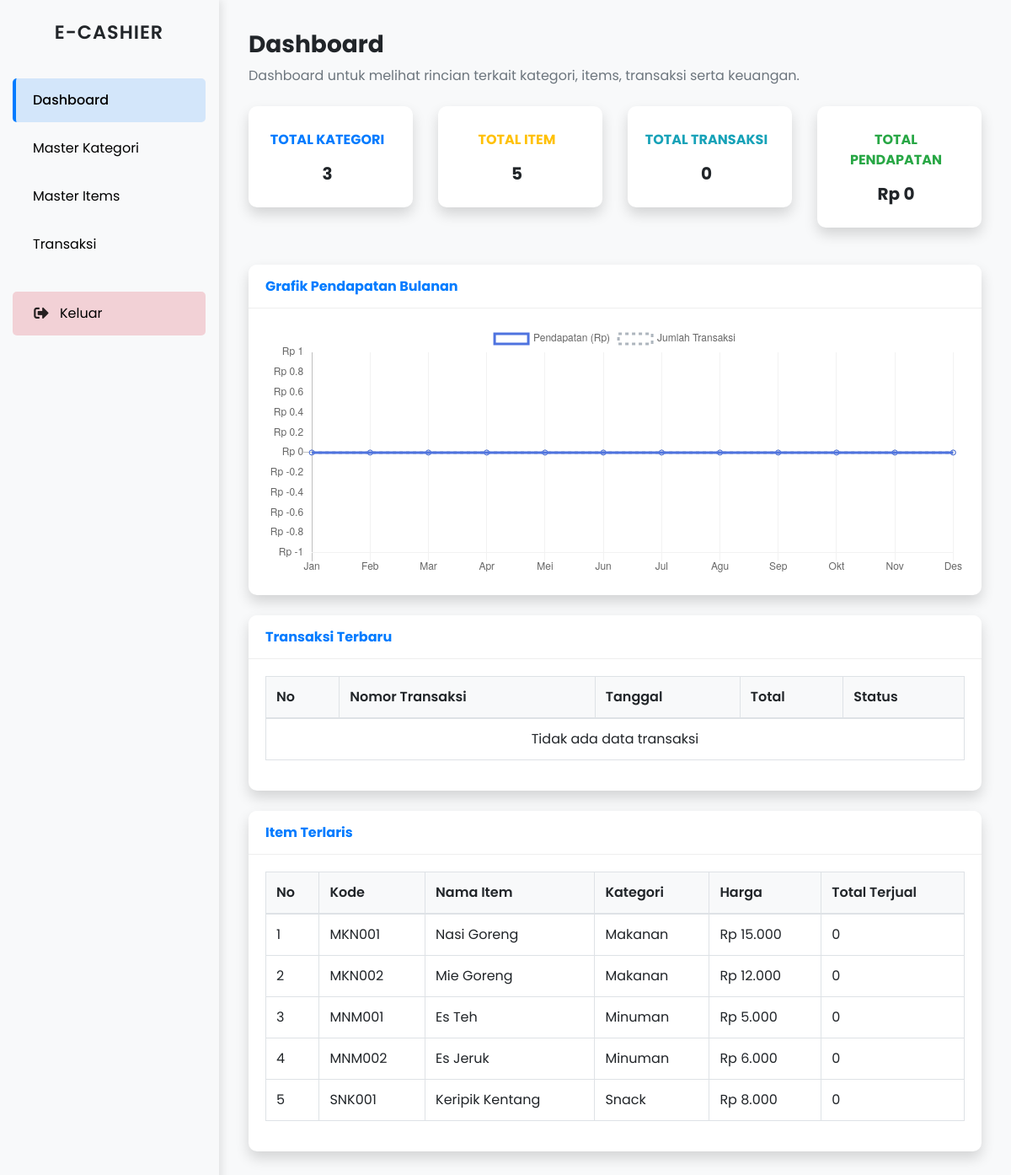
/index.php (signed in), run on an earlier commit of the app's database.
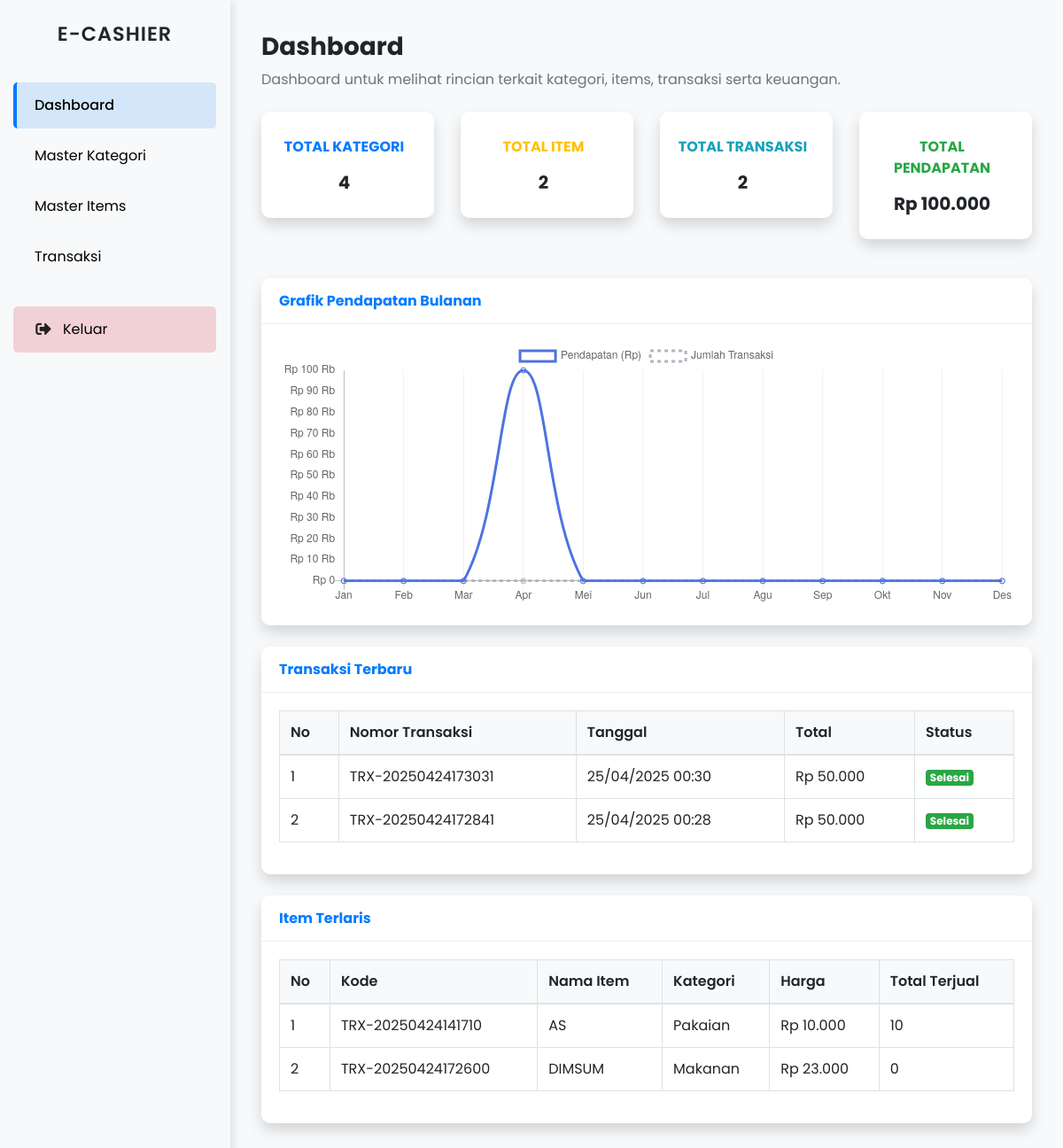
And on a later commit of the database.
### tables this page shows
CREATE TABLE `item` (
  `id` int NOT NULL,
  `kode_item` varchar(20) NOT NULL,
  `nama_item` varchar(100) NOT NULL,
  `kategori_id` int DEFAULT NULL,
  `harga` decimal(10,2) NOT NULL,
  `stok` int NOT NULL DEFAULT '0',
  `deskripsi` text,
  `created_at` timestamp NULL DEFAULT CURRENT_TIMESTAMP
);

CREATE TABLE `kategori` (
  `id` int NOT NULL,
  `nama_kategori` varchar(100) NOT NULL,
  `deskripsi` text,
  `created_at` timestamp NULL DEFAULT CURRENT_TIMESTAMP
);

CREATE TABLE `transaksi` (
  `id` int NOT NULL,
  `nomor_transaksi` varchar(20) NOT NULL,
  `tanggal` datetime DEFAULT CURRENT_TIMESTAMP,
  `total` decimal(10,2) NOT NULL,
  `user_id` int DEFAULT NULL,
  `keterangan` text
);

### index.php (called while the page is built, shortened)
<?php
require_once 'config/database.php';
require_once 'includes/functions.php';
$page = isset($_GET['page']) ? $_GET['page'] : 'dashboard';
if ($page == 'dashboard') {
    $file_path = 'modules/dashboard/index.php';
} elseif ($page == 'kategori') {
    $file_path = 'modules/kategori/index.php';
} elseif ($page == 'kategori_tambah') {
    $file_path = 'modules/kategori/create.php';
} elseif ($page == 'kategori_edit') {
    $file_path = 'modules/kategori/edit.php';
} elseif ($page == 'item') {
    $file_path = 'modules/item/index.php';
} elseif ($page == 'item_tambah') {
    $file_path = 'modules/item/create.php';
} elseif ($page == 'item_edit') {
    $file_path = 'modules/item/edit.php';
} elseif ($page == 'transaksi') {
    $file_path = 'modules/transaksi/index.php';
} elseif ($page == 'cart') {
    $file_path = 'modules/transaksi/cart.php';
} elseif ($page == 'history') {
    $file_path = 'modules/transaksi/history.php';
} elseif ($page == 'transaksi_detail') {
    $file_path = 'modules/transaksi/detail.php';
} else {
    $file_path = 'modules/dashboard/index.php';
}
include_once 'includes/header.php';
include_once 'includes/sidebar.php';
include($file_path);
include_once 'includes/footer.php';
?>

### includes/functions.php (called while the page is built, shortened)
<?php
function getTotalKategori() {
    global $conn;
    $query = "SELECT COUNT(*) as total FROM kategori";
    $result = mysqli_query($conn, $query);
    $data = mysqli_fetch_assoc($result);
    return $data['total'];
}
function getTotalItem() {
    global $conn;
    $query = "SELECT COUNT(*) as total FROM item";
    $result = mysqli_query($conn, $query);
    $data = mysqli_fetch_assoc($result);
    return $data['total'];
}
function getTotalTransaksi() {
    global $conn;
    $query = "SELECT COUNT(*) as total FROM transaksi";
    $result = mysqli_query($conn, $query);
    $row = mysqli_fetch_assoc($result);
    return $row['total'];
}
function getTotalPendapatan() {
    global $conn;
    $query = "SELECT SUM(td.harga * td.jumlah) as total
              FROM transaksi_detail td
              JOIN transaksi t ON td.transaksi_id = t.id";
    $result = mysqli_query($conn, $query);
    $row = mysqli_fetch_assoc($result);
    return $row['total'] ? $row['total'] : 0;
}
function formatRupiah($angka) {
    $angka = $angka ?? 0;
    return "Rp " . number_format($angka, 0, ',', '.');
}
?>

### modules/dashboard/index.php (the view, shortened to what this page needs)
<?php
$totalKategori = getTotalKategori();
$totalItem = getTotalItem();
$totalTransaksi = getTotalTransaksi();
$totalPendapatan = getTotalPendapatan();
$query_transaksi = "SELECT t.*, u.nama_lengkap
                    FROM transaksi t
                    LEFT JOIN users u ON t.user_id = u.id
                    ORDER BY t.tanggal DESC
                    LIMIT 5";
$result_transaksi = mysqli_query($conn, $query_transaksi);
$query_item = "SELECT i.*, k.nama_kategori as kategori_nama,
               SUM(td.jumlah) as total_terjual
               FROM item i
               LEFT JOIN kategori k ON i.kategori_id = k.id
               LEFT JOIN transaksi_detail td ON i.id = td.item_id
               GROUP BY i.id
               ORDER BY total_terjual DESC
               LIMIT 5";
$result_item = mysqli_query($conn, $query_item);
?>
<div class="container-fluid">
    <div class="row">
        <div class="col-12">
            <h1 class="h3 font-weight-bold text-gray-800">Dashboard</h1>
            <p class="mb-4 text-muted">Dashboard untuk melihat rincian terkait kategori, items, transaksi serta keuangan.</p>
        </div>
    </div>
    <div class="row">
        <div class="col-xl-3 col-md-6 mb-4">
            <div class="card border-left-primary shadow h-90 py-2">
                <div class="card-body">
                    <div class="row no-gutters align-items-center">
                        <div class="col mr-2">
                            <div class="text-xs font-weight-bold text-primary text-uppercase mb-1 text-center">
                                Total Kategori</div>
                            <div class="h5 mb-0 font-weight-bold text-gray-1000 text-center mt-3"><?php echo $totalKategori; ?></div>
                        </div>
                    </div>
                </div>
            </div>
        </div>
        <div class="col-xl-3 col-md-6 mb-4">
            <div class="card border-left-success shadow h-90 py-2">
                <div class="card-body">
                    <div class="row no-gutters align-items-center">
                        <div class="col mr-2">
                            <div class="text-xs font-weight-bold text-warning text-uppercase mb-1 text-center">
                                Total Item</div>
                            <div class="h5 mb-0 font-weight-bold text-gray-1000 text-center mt-3"><?php echo $totalItem; ?></div>
                        </div>
                    </div>
                </div>
            </div>
        </div>
        <div class="col-xl-3 col-md-6 mb-4">
            <div class="card border-left-info shadow h-90 py-2">
                <div class="card-body">
                    <div class="row no-gutters align-items-center">
                        <div class="col mr-2">
                            <div class="text-xs font-weight-bold text-info text-uppercase mb-1 text-center">
                                Total Transaksi</div>
                            <div class="h5 mb-0 font-weight-bold text-gray-1000 text-center mt-3"><?php echo $totalTransaksi; ?></div>
                        </div>
                    </div>
                </div>
            </div>
        </div>
        <div class="col-xl-3 col-md-6 mb-4">
            <div class="card border-left-warning shadow h-90 py-2">
                <div class="card-body">
                    <div class="row no-gutters align-items-center">
                        <div class="col mr-2">
                            <div class="text-xs font-weight-bold text-success text-uppercase mb-1 text-center">
                                Total Pendapatan</div>
                            <div class="h5 mb-0 font-weight-bold text-gray-1000 text-center mt-3"><?php echo formatRupiah($totalPendapatan); ?></div>
                        </div>
                    </div>
                </div>
            </div>
        </div>
    </div>
    <div class="row">
        <div class="col-12">
            <div class="card shadow mb-4">
                <div class="card-header py-3">
                    <h6 class="m-0 font-weight-bold text-primary">Grafik Pendapatan Bulanan</h6>
                </div>
                <div class="card-body">
                    <div class="chart-container" style="position: relative; height:300px;">
                        <canvas id="chartjs-line"></canvas>
                    </div>
                </div>
            </div>
        </div>
    </div>
    <div class="row">
        <div class="col-12">
            <div class="card shadow mb-4">
                <div class="card-header py-3">
                    <h6 class="m-0 font-weight-bold text-primary">Transaksi Terbaru</h6>
                </div>
                <div class="card-body">
                    <div class="table-responsive">
                        <table class="table table-bordered" width="100%" cellspacing="0">
                            <thead>
                                <tr>
                                    <th>No</th>
                                    <th>Nomor Transaksi</th>
                                    <th>Tanggal</th>
                                    <th>Total</th>
                                    <th>Status</th>
                                </tr>
                            </thead>
                            <tbody>
                                <?php
                                if (mysqli_num_rows($result_transaksi) > 0) {
                                    $no = 1;
                                    while ($row = mysqli_fetch_assoc($result_transaksi)) {
                                        echo "<tr>";
                                        echo "<td>" . $no++ . "</td>";
                                        echo "<td>" . $row['nomor_transaksi'] . "</td>";
                                        echo "<td>" . date('d/m/Y H:i', strtotime($row['tanggal'])) . "</td>";
                                        echo "<td>" . formatRupiah(isset($row['total']) ? $row['total'] : 0) . "</td>";
                                        $status = isset($row['status']) ? $row['status'] : 'selesai';
                                        echo "<td><span class='badge badge-" . ($status == 'selesai' ? 'success' : 'warning') . "'>" . ucfirst($status) . "</span></td>";
                                        echo "</tr>";
                                    }
                                } else {
                                    echo "<tr><td colspan='6' class='text-center'>Tidak ada data transaksi</td></tr>";
                                }
                                ?>
                            </tbody>
                        </table>
                    </div>
                </div>
            </div>
        </div>
    </div>
    <div class="row">
        <div class="col-12">
            <div class="card shadow mb-4">
                <div class="card-header py-3">
                    <h6 class="m-0 font-weight-bold text-primary">Item Terlaris</h6>
                </div>
                <div class="card-body">
                    <div class="table-responsive">
                        <table class="table table-bordered" width="100%" cellspacing="0">
                            <thead>
                                <tr>
                                    <th>No</th>
                                    <th>Kode</th>
                                    <th>Nama Item</th>
                                    <th>Kategori</th>
                                    <th>Harga</th>
                                    <th>Total Terjual</th>
                                </tr>
                            </thead>
                            <tbody>
                                <?php
                                if (mysqli_num_rows($result_item) > 0) {
                                    $no = 1;
                                    while ($row = mysqli_fetch_assoc($result_item)) {
                                        echo "<tr>";
                                        echo "<td>" . $no++ . "</td>";
                                        echo "<td>" . ($row['kode_item'] ?? 'N/A') . "</td>";
                                        echo "<td>" . ($row['nama_item'] ?? 'N/A') . "</td>";
                                        echo "<td>" . ($row['kategori_nama'] ?? 'N/A') . "</td>";
                                        echo "<td>" . formatRupiah($row['harga'] ?? 0) . "</td>";
                                        echo "<td>" . ($row['total_terjual'] ?? 0) . "</td>";
                                        echo "</tr>";
                                    }
                                } else {
                                    echo "<tr><td colspan='6' class='text-center'>Tidak ada data item</td></tr>";
                                }
                                ?>
                            </tbody>
                        </table>
                    </div>
                </div>
            </div>
        </div>
    </div>
</div>

### includes/header.php (shortened to what this page needs)
<!DOCTYPE html>
<html lang="id">
<head>
    <link rel="stylesheet" href="https://cdn.jsdelivr.net/npm/bootstrap@4.6.0/dist/css/bootstrap.min.css">
    <link rel="stylesheet" href="https://cdnjs.cloudflare.com/ajax/libs/font-awesome/5.15.3/css/all.min.css">
</head>
<body>
    <div class="wrapper">
    </div>

### includes/sidebar.php
<?php
$current_page = isset($_GET['page']) ? $_GET['page'] : 'dashboard';
?>
<link rel="stylesheet" href="assets/css/navigation.css">
<nav id="sidebar" class="sidebar">
    <div class="sidebar-header">
        <h3>E-CASHIER</h3>
    </div>
    <ul class="list-unstyled components">
        <li>
            <a href="index.php?page=dashboard" class="<?php echo ($current_page == 'dashboard') ? 'active' : ''; ?>">
                Dashboard
            </a>
        </li>
        <li>
            <a href="index.php?page=kategori" class="<?php echo ($current_page == 'kategori' || $current_page == 'kategori_tambah' || $current_page == 'kategori_edit') ? 'active' : ''; ?>">
                Master Kategori
            </a>
        </li>
        <li>
            <a href="index.php?page=item" class="<?php echo ($current_page == 'item' || $current_page == 'item_tambah' || $current_page == 'item_edit') ? 'active' : ''; ?>">
                Master Items
            </a>
        </li>
        <li>
            <a href="index.php?page=transaksi" class="<?php echo ($current_page == 'transaksi' || $current_page == 'cart' || $current_page == 'checkout') ? 'active' : ''; ?>">
                Transaksi
            </a>
        </li>
        <li class="logout">
            <a href="modules/auth/logout.php">
                <i class="fas fa-sign-out-alt"></i> Keluar
            </a>
        </li>
    </ul>
</nav>
<div class="content">

### includes/footer.php (shortened to what this page needs)
</div>
</body>
</html>

### assets/css/navigation.css (style rules this page uses)
body { font-family: 'Poppins', sans-serif; background-color: #f8f9fa; overflow-x: hidden; margin: 0; padding: 0; }
.wrapper { display: flex; width: 100%; align-items: stretch; }
#sidebar { min-width: 260px; max-width: 260px; background: color(#ffffff); transition: all 0.3s ease; height: 100%; position: fixed; top: 0; left: 0; z-index: 999; box-shadow: 3px 0 10px rgba(0, 0, 0, 0.1); border-right: 1px solid rgba(255, 255, 255, 0.1); overflow-y: auto; }
#sidebar .sidebar-header { padding: 25px 20px; text-align: center; border-bottom: 1px solid rgba(255, 255, 255, 0.1); }
#sidebar .sidebar-header h3 { font-size: 1.4rem; font-weight: 600; letter-spacing: 1px; margin: 0; display: flex; align-items: center; justify-content: center; }
#sidebar ul.components { padding: 15px 0; margin: 0; }
#sidebar ul li { width: 100%; margin-bottom: 5px; list-style-type: none; }
#sidebar ul li a { padding: 14px 20px; display: flex; align-items: center; color: #000000; text-decoration: none; transition: all 0.3s ease; border-left: 4px solid transparent; font-weight: 400; border-radius: 5px 5px 5px 5px; margin-right: 15px; margin-left: 15px; }
#sidebar ul li a.active { background-color: rgba(0, 123, 255, 0.15); color: color(#007bff); border-left: 4px solid #007bff; font-weight: 500; }
#sidebar ul li a i { margin-right: 12px; width: 20px; text-align: center; font-size: 1.1rem; opacity: 0.85; }
#sidebar ul li.logout { margin-top: 30px; }
#sidebar ul li.logout a { background-color: rgba(220, 53, 69, 0.2); border-left: 4px solid transparent; color: #000000; margin-top: 20px; }
.content { width: calc(100% - 260px); min-height: 100vh; transition: all 0.3s; margin-left: 260px; padding: 20px; box-sizing: border-box; }
.fade-in { animation: fadeIn ease 0.5s; }
.card { border-radius: 10px; box-shadow: 0 4px 6px rgba(0, 0, 0, 0.1); margin-bottom: 20px; border: none; }
.card-header { background-color: #fff; border-bottom: 1px solid #eee; font-weight: 600; border-radius: 10px 10px 0 0 !important; }
.card-body { padding: 20px; }
.table { width: 100%; margin-bottom: 1rem; color: #212529; border-collapse: collapse; }
.table th { background-color: #f8f9fa; font-weight: 600; }

### includes/header.php (style rules this page uses)
* { font-family: 'Poppins', sans-serif; }

What changed in the data, as far as the page shows it:
removed item: kode_item "MKN001", nama_item "Nasi Goreng", kategori.nama_kategori "Makanan", harga "Rp 15.000", total_terjual "0"
removed item: kode_item "MKN002", nama_item "Mie Goreng", kategori.nama_kategori "Makanan", harga "Rp 12.000", total_terjual "0"
removed item: kode_item "MNM001", nama_item "Es Teh", kategori.nama_kategori "Minuman", harga "Rp 5.000", total_terjual "0"
removed item: kode_item "MNM002", nama_item "Es Jeruk", kategori.nama_kategori "Minuman", harga "Rp 6.000", total_terjual "0"
removed item: kode_item "SNK001", nama_item "Keripik Kentang", kategori.nama_kategori "Snack", harga "Rp 8.000", total_terjual "0"
added transaksi: nomor_transaksi "TRX-20250424173031", tanggal "25/04/2025 00:30", total "Rp 50.000", status "Selesai"
added transaksi: nomor_transaksi "TRX-20250424172841", tanggal "25/04/2025 00:28", total "Rp 50.000", status "Selesai"
added item: kode_item "TRX-20250424141710", nama_item "AS", kategori.nama_kategori "Pakaian", harga "Rp 10.000", total_terjual "10"
added item: kode_item "TRX-20250424172600", nama_item "DIMSUM", kategori.nama_kategori "Makanan", harga "Rp 23.000", total_terjual "0"
Also different on the page:
$totalKategori: "3" → "4"
$totalItem: "5" → "2"
$totalTransaksi: "0" → "2"
formatRupiah($totalPendapatan): "Rp 0" → "Rp 100.000"
chart data {{ json_encode($pendapatan_bulanan) }}: [0,0,0,0,0,0,0,0,0,0,0,0] → [0,0,0,100000,0,0,0,0,0,0,0,0]
chart data {{ json_encode($jumlah_transaksi_bulanan) }}: [0,0,0,0,0,0,0,0,0,0,0,0] → [0,0,0,2,0,0,0,0,0,0,0,0]
text no longer shown: "Tidak ada data transaksi"
